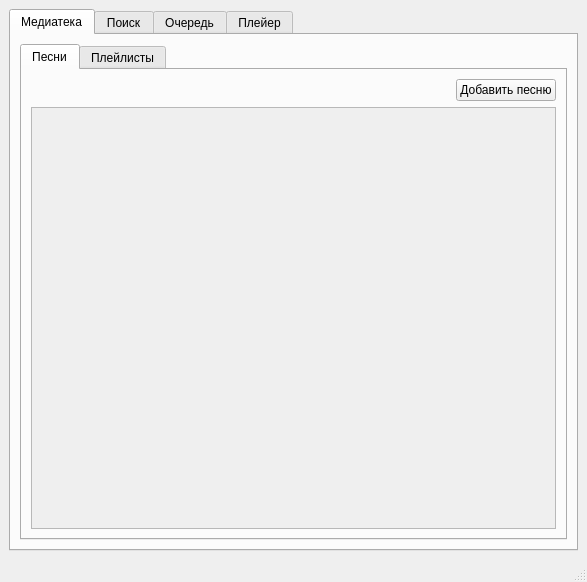
<?xml version="1.0" encoding="UTF-8"?>
<ui version="4.0">
 <class>MainWindow</class>
 <widget class="QMainWindow" name="MainWindow">
  <property name="geometry">
   <rect>
    <x>0</x>
    <y>0</y>
    <width>587</width>
    <height>582</height>
   </rect>
  </property>
  <property name="minimumSize">
   <size>
    <width>300</width>
    <height>300</height>
   </size>
  </property>
  <property name="windowTitle">
   <string>Музыкальный проигрыватель</string>
  </property>
  <property name="windowIcon">
   <iconset>
    <normaloff>images/iconfinder.png</normaloff>images/iconfinder.png</iconset>
  </property>
  <property name="styleSheet">
   <string notr="true"/>
  </property>
  <widget class="QWidget" name="centralwidget">
   <layout class="QHBoxLayout" name="horizontalLayout">
    <item>
     <widget class="QTabWidget" name="tabWidget">
      <property name="minimumSize">
       <size>
        <width>300</width>
        <height>300</height>
       </size>
      </property>
      <property name="focusPolicy">
       <enum>Qt::TabFocus</enum>
      </property>
      <property name="currentIndex">
       <number>0</number>
      </property>
      <property name="iconSize">
       <size>
        <width>16</width>
        <height>16</height>
       </size>
      </property>
      <property name="elideMode">
       <enum>Qt::ElideNone</enum>
      </property>
      <property name="documentMode">
       <bool>false</bool>
      </property>
      <property name="tabsClosable">
       <bool>false</bool>
      </property>
      <property name="movable">
       <bool>false</bool>
      </property>
      <property name="tabBarAutoHide">
       <bool>false</bool>
      </property>
      <widget class="QWidget" name="media_library">
       <attribute name="icon">
        <iconset>
         <normaloff>images/music_eighth_note.png</normaloff>images/music_eighth_note.png</iconset>
       </attribute>
       <attribute name="title">
        <string>Медиатека</string>
       </attribute>
       <layout class="QVBoxLayout" name="verticalLayout_5">
        <item>
         <widget class="QTabWidget" name="tabWidget_2">
          <property name="currentIndex">
           <number>0</number>
          </property>
          <widget class="QWidget" name="songs">
           <attribute name="title">
            <string>Песни</string>
           </attribute>
           <layout class="QVBoxLayout" name="verticalLayout_6">
            <item>
             <layout class="QHBoxLayout" name="horizontalLayout_6">
              <property name="topMargin">
               <number>0</number>
              </property>
              <item>
               <spacer name="horizontalSpacer_2">
                <property name="orientation">
                 <enum>Qt::Horizontal</enum>
                </property>
                <property name="sizeHint" stdset="0">
                 <size>
                  <width>40</width>
                  <height>20</height>
                 </size>
                </property>
               </spacer>
              </item>
              <item>
               <widget class="QPushButton" name="pushButton_add_song">
                <property name="text">
                 <string>Добавить песню</string>
                </property>
                <property name="icon">
                 <iconset>
                  <normaloff>images/plus-green.png</normaloff>images/plus-green.png</iconset>
                </property>
               </widget>
              </item>
             </layout>
            </item>
            <item>
             <widget class="QScrollArea" name="scrollArea_songs">
              <property name="widgetResizable">
               <bool>true</bool>
              </property>
              <widget class="QWidget" name="scrollAreaWidgetContents_songs">
               <property name="geometry">
                <rect>
                 <x>0</x>
                 <y>0</y>
                 <width>519</width>
                 <height>398</height>
                </rect>
               </property>
               <layout class="QVBoxLayout" name="verticalLayout_7">
                <item>
                 <layout class="QGridLayout" name="gridLayout_songs"/>
                </item>
               </layout>
              </widget>
             </widget>
            </item>
           </layout>
          </widget>
          <widget class="QWidget" name="tab_2">
           <attribute name="title">
            <string>Плейлисты</string>
           </attribute>
           <layout class="QVBoxLayout" name="verticalLayout_8">
            <item>
             <layout class="QHBoxLayout" name="horizontalLayout_5">
              <property name="topMargin">
               <number>0</number>
              </property>
              <item>
               <spacer name="horizontalSpacer">
                <property name="orientation">
                 <enum>Qt::Horizontal</enum>
                </property>
                <property name="sizeHint" stdset="0">
                 <size>
                  <width>40</width>
                  <height>20</height>
                 </size>
                </property>
               </spacer>
              </item>
              <item>
               <widget class="QPushButton" name="pushButton_add_playlist">
                <property name="text">
                 <string>Добавить плейлист</string>
                </property>
                <property name="icon">
                 <iconset>
                  <normaloff>images/plus-green.png</normaloff>images/plus-green.png</iconset>
                </property>
               </widget>
              </item>
             </layout>
            </item>
            <item>
             <widget class="QScrollArea" name="scrollArea_4">
              <property name="widgetResizable">
               <bool>true</bool>
              </property>
              <widget class="QWidget" name="scrollAreaWidgetContents_4">
               <property name="geometry">
                <rect>
                 <x>0</x>
                 <y>0</y>
                 <width>98</width>
                 <height>28</height>
                </rect>
               </property>
               <layout class="QVBoxLayout" name="verticalLayout_9">
                <item>
                 <layout class="QGridLayout" name="gridLayout_playlists"/>
                </item>
               </layout>
              </widget>
             </widget>
            </item>
           </layout>
          </widget>
         </widget>
        </item>
       </layout>
      </widget>
      <widget class="QWidget" name="search">
       <attribute name="icon">
        <iconset>
         <normaloff>images/magnifier.png</normaloff>images/magnifier.png</iconset>
       </attribute>
       <attribute name="title">
        <string>Поиск</string>
       </attribute>
       <layout class="QVBoxLayout" name="verticalLayout">
        <item>
         <widget class="QLineEdit" name="lineEdit_search">
          <property name="inputMask">
           <string/>
          </property>
          <property name="text">
           <string/>
          </property>
          <property name="placeholderText">
           <string>Поиск...</string>
          </property>
         </widget>
        </item>
        <item>
         <widget class="QScrollArea" name="scrollArea_search">
          <property name="sizePolicy">
           <sizepolicy hsizetype="Preferred" vsizetype="Preferred">
            <horstretch>0</horstretch>
            <verstretch>0</verstretch>
           </sizepolicy>
          </property>
          <property name="minimumSize">
           <size>
            <width>0</width>
            <height>0</height>
           </size>
          </property>
          <property name="widgetResizable">
           <bool>true</bool>
          </property>
          <widget class="QWidget" name="scrollAreaWidgetContents">
           <property name="geometry">
            <rect>
             <x>0</x>
             <y>0</y>
             <width>98</width>
             <height>28</height>
            </rect>
           </property>
           <layout class="QVBoxLayout" name="verticalLayout_3">
            <item>
             <layout class="QGridLayout" name="gridLayout_search"/>
            </item>
           </layout>
          </widget>
         </widget>
        </item>
       </layout>
       <zorder>scrollArea_search</zorder>
       <zorder>lineEdit_search</zorder>
      </widget>
      <widget class="QWidget" name="queue">
       <attribute name="icon">
        <iconset>
         <normaloff>images/queue_music.png</normaloff>images/queue_music.png</iconset>
       </attribute>
       <attribute name="title">
        <string>Очередь</string>
       </attribute>
       <layout class="QVBoxLayout" name="verticalLayout_2">
        <item>
         <widget class="QScrollArea" name="scrollArea_2">
          <property name="widgetResizable">
           <bool>true</bool>
          </property>
          <widget class="QWidget" name="scrollAreaWidgetContents_2">
           <property name="geometry">
            <rect>
             <x>0</x>
             <y>0</y>
             <width>98</width>
             <height>28</height>
            </rect>
           </property>
           <layout class="QVBoxLayout" name="verticalLayout_4">
            <item>
             <layout class="QGridLayout" name="gridLayout_queue"/>
            </item>
           </layout>
          </widget>
         </widget>
        </item>
       </layout>
      </widget>
      <widget class="QWidget" name="player">
       <attribute name="icon">
        <iconset>
         <normaloff>images/remotecontrol.png</normaloff>images/remotecontrol.png</iconset>
       </attribute>
       <attribute name="title">
        <string>Плейер</string>
       </attribute>
       <layout class="QHBoxLayout" name="horizontalLayout_3">
        <item>
         <layout class="QHBoxLayout" name="horizontalLayout_2">
          <item>
           <layout class="QVBoxLayout" name="verticalLayout_10">
            <item>
             <widget class="QLabel" name="label_name_song">
              <property name="font">
               <font>
                <pointsize>26</pointsize>
               </font>
              </property>
              <property name="layoutDirection">
               <enum>Qt::LeftToRight</enum>
              </property>
              <property name="text">
               <string>None</string>
              </property>
              <property name="textFormat">
               <enum>Qt::AutoText</enum>
              </property>
              <property name="alignment">
               <set>Qt::AlignCenter</set>
              </property>
              <property name="wordWrap">
               <bool>true</bool>
              </property>
              <property name="indent">
               <number>-1</number>
              </property>
              <property name="textInteractionFlags">
               <set>Qt::LinksAccessibleByMouse</set>
              </property>
             </widget>
            </item>
            <item>
             <widget class="QSlider" name="horizontalSlider_duration">
              <property name="maximum">
               <number>0</number>
              </property>
              <property name="pageStep">
               <number>0</number>
              </property>
              <property name="orientation">
               <enum>Qt::Horizontal</enum>
              </property>
             </widget>
            </item>
            <item>
             <layout class="QHBoxLayout" name="horizontalLayout_4">
              <item>
               <widget class="QPushButton" name="pushButton_back">
                <property name="text">
                 <string/>
                </property>
                <property name="icon">
                 <iconset>
                  <normaloff>images/backward.png</normaloff>images/backward.png</iconset>
                </property>
               </widget>
              </item>
              <item>
               <widget class="QPushButton" name="pushButton_pause_and_play">
                <property name="text">
                 <string/>
                </property>
                <property name="icon">
                 <iconset>
                  <normaloff>images/button_play.png</normaloff>images/button_play.png</iconset>
                </property>
               </widget>
              </item>
              <item>
               <widget class="QPushButton" name="pushButton_next">
                <property name="text">
                 <string/>
                </property>
                <property name="icon">
                 <iconset>
                  <normaloff>images/forward.png</normaloff>images/forward.png</iconset>
                </property>
               </widget>
              </item>
             </layout>
            </item>
           </layout>
          </item>
         </layout>
        </item>
        <item>
         <widget class="QSlider" name="verticalSlider_volume_sound">
          <property name="maximum">
           <number>100</number>
          </property>
          <property name="singleStep">
           <number>0</number>
          </property>
          <property name="pageStep">
           <number>0</number>
          </property>
          <property name="value">
           <number>0</number>
          </property>
          <property name="orientation">
           <enum>Qt::Vertical</enum>
          </property>
         </widget>
        </item>
       </layout>
      </widget>
     </widget>
    </item>
   </layout>
  </widget>
  <widget class="QMenuBar" name="menubar">
   <property name="geometry">
    <rect>
     <x>0</x>
     <y>0</y>
     <width>587</width>
     <height>21</height>
    </rect>
   </property>
  </widget>
  <widget class="QStatusBar" name="statusbar"/>
 </widget>
 <resources/>
 <connections/>
</ui>
